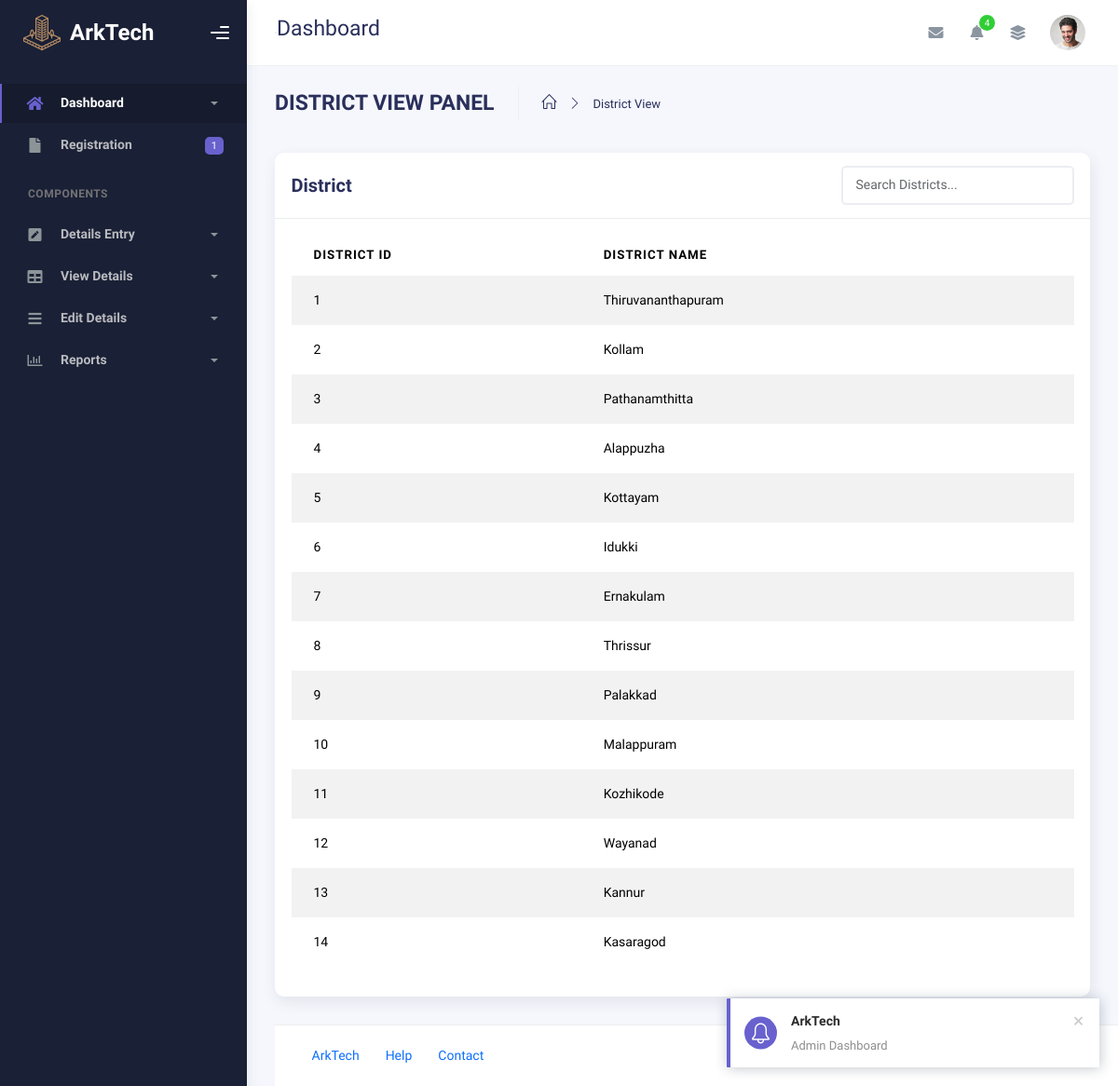
Page /Admin/districtview.php on the committed database.
### tables this page shows
CREATE TABLE IF NOT EXISTS `tbl_district` (
  `district_id` int NOT NULL AUTO_INCREMENT,
  `district_name` varchar(30) NOT NULL,
  UNIQUE KEY `district_id` (`district_id`)
);

### dboperation.php (called while the page is built, shortened)
<?php
class dboperation
{
    public $con,$res;
    function __construct()
    {
        $this->con=mysqli_connect("localhost","root","","arktech");
    }
    public function executequery($sql)
    {
        $this->res=mysqli_query($this->con,$sql);
        return $this->res;
    }
}
?>

### Admin/districtview.php (the view, shortened to what this page needs)
<?php
include("header.php");
include("../dboperation.php");
$obj = new dboperation();
$s = "select * from tbl_district";
$res = $obj->executequery($s);
?>
        <div class="container">
          <div class="page-inner">
            <div class="page-header">
              <h3 class="fw-bold mb-3">DISTRICT VIEW PANEL</h3>
              <ul class="breadcrumbs mb-3">
                <li class="nav-home">
                  <a href="index.php">
                    <i class="icon-home"></i>
                  </a>
                </li>
                <li class="separator">
                  <i class="icon-arrow-right"></i>
                </li>
                <li class="nav-item">
                  <a href="#">District View</a>
                </li>
              </ul>
            </div>
            <div class="row">
              <div class="col-md-12">
                <div class="card">
                  <div class="card-header d-flex justify-content-between align-items-center">
                      <h4 class="card-title m-0">District</h4>
                      <div class="ms-auto">
                      <input type="text" id="districtSearch" class="form-control" style="width: 250px;" placeholder="Search Districts...">
                    </div>
                  </div>
                  <div class="card-body">
                    <div class="table-responsive">
                      <table
                        id="basic-datatables"
                        class="display table table-striped table-hover"
                      >
                        <thead>
                          <tr>
                            <th>District ID</th>
                            <th>District Name</th>
                          </tr>
                        </thead>
            <tbody>
              <?php
               while ($r = mysqli_fetch_array($res)) {
              ?>
                <tr>
                  <td><?php echo $r["district_id"]; ?></td>
                  <td><?php echo $r["district_name"]; ?></td>
                  <td>
              </td>
              </tr>
              <?php
              }
              ?>
            </tbody>
          </table>
        </div>
      </div>
    </div>
  </div>
</div>
<?php
include_once("footer.php");
?>

### rows in the picture
tbl_district: district_id "1", district_name "Thiruvananthapuram"
tbl_district: district_id "2", district_name "Kollam"
tbl_district: district_id "3", district_name "Pathanamthitta"
tbl_district: district_id "4", district_name "Alappuzha"
tbl_district: district_id "5", district_name "Kottayam"
tbl_district: district_id "6", district_name "Idukki"
tbl_district: district_id "7", district_name "Ernakulam"
tbl_district: district_id "8", district_name "Thrissur"
tbl_district: district_id "9", district_name "Palakkad"
tbl_district: district_id "10", district_name "Malappuram"
tbl_district: district_id "11", district_name "Kozhikode"
tbl_district: district_id "12", district_name "Wayanad"
tbl_district: district_id "13", district_name "Kannur"
tbl_district: district_id "14", district_name "Kasaragod"
